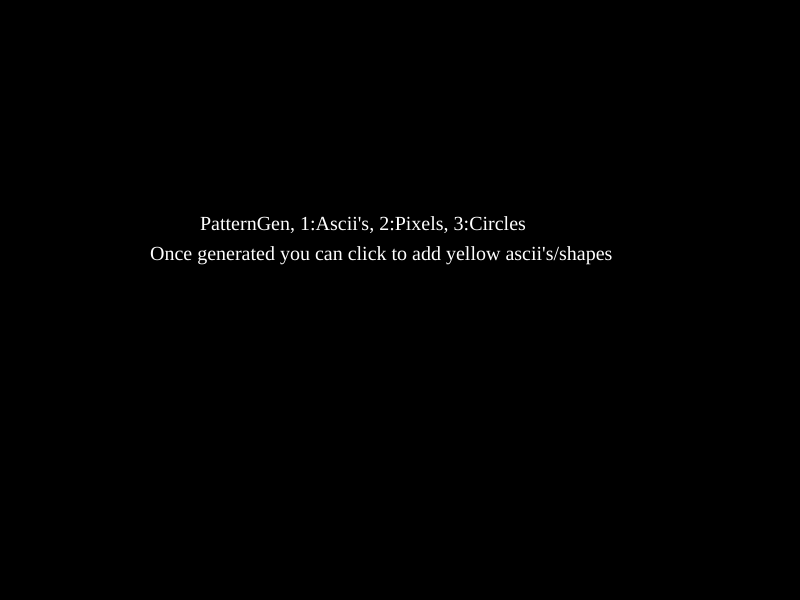
Frame 1 (no input)
Frame 60 (no input): identical to frame 1, image omitted
Frame 120 (the mouse pressed at the canvas centre since frame 60): identical to frame 1, image omitted

The p5.js sketch that drew this single still picture (run headless with seeded random() and noise() and a simulated clock; from frame 60 on, the mouse is pressed at the canvas centre):

// p5.js sketch
// ── sketch.js
//heel weinig ascii's
let ascii = ["1","2","3","4","5","6","7","8","9","0","q","w","e","r","t","y","u","i","o","p","a","s","d","f","g","h","j","k","l","z","x","c","v","b","n","m","!","@","#","$","%","&", ",",":","_","+","|","/","."];
let asciiColor = ["green", "white", "black", "red","blue"];
let shapeColor = ["green", "white", "black", "red","blue","purple","cyan", "orange"];
let patternVar = 0;
let start = true;

function setup() {
  createCanvas(800, 600);
}

function mouseClicked() {
  if (start == false && patternVar == 1) {
  fill("yellow");
  text(random(ascii),round(mouseX/30)*30 - 10,round(mouseY/30)*30 + 20);
  } else if (start == false && patternVar == 2) {
  fill("yellow");
  square(round(mouseX/30)*30 - 20,round(mouseY/30)*30 + 5,20);
  } else if (start == false && patternVar == 3) {
  fill("yellow");
  circle(round(mouseX/30)*30 - 10,round(mouseY/30)*30 + 15,20);
  }
}

function draw() {
  textSize(20);
  textFont('JetBrainsMono NF')
  if (keyIsPressed == true) {
    if (keyCode == 49) {
      background("black");
      for (let x = 0; x < 20; x++ ) {
        for (let y = 0; y < 20; y++) {
         fill(random(asciiColor))
         text(random(ascii),x * 30 + 110, y * 30 + 20);
         start = false;
         patternVar = 1;
        }
      }
    }
  } if (keyIsPressed == true) {
    if (keyCode == 50) {
      background("black");
      for (let x = 0; x < 20; x++ ) {
        for (let y = 0; y < 20; y++) {
         fill(random(shapeColor))
         square(x * 30 + 100, y * 30 + 5,20);
         start = false;
         patternVar = 2;
        }
      }
    }
  } if (keyIsPressed == true) {
    if (keyCode == 51) {
      background("black");
      for (let x = 0; x < 20; x++ ) {
        for (let y = 0; y < 20; y++) {
         fill(random(shapeColor))
         circle(x * 30 + 110, y * 30 + 15,20);
         start = false;
         patternVar = 3;
        }
      }
    }
  } if (start == true) {
    background("black");
    textSize(20);
    fill("white");
    text("PatternGen, 1:Ascii's, 2:Pixels, 3:Circles",200,230);
    text("Once generated you can click to add yellow ascii's/shapes",150,260);
  }
}
